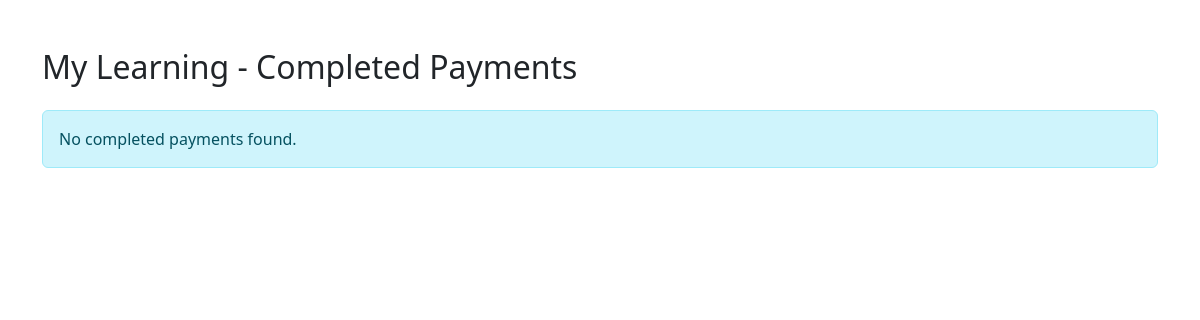
/public/learning.php, run on an earlier commit of the app's database.
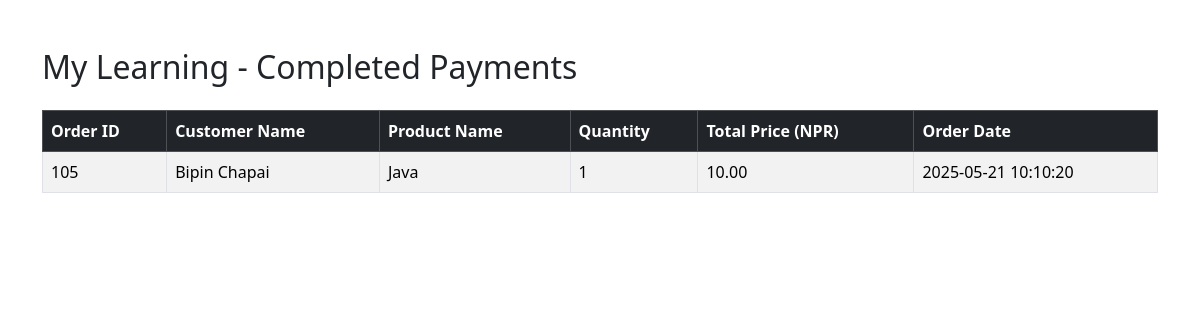
And on a later commit of the database.
### tables this page shows
CREATE TABLE `orders` (
  `id` int(11) NOT NULL,
  `product_id` int(11) NOT NULL,
  `product_name` varchar(255) NOT NULL,
  `price` decimal(10,2) NOT NULL,
  `quantity` int(11) NOT NULL,
  `total_price` decimal(10,2) NOT NULL,
  `customer_name` varchar(255) NOT NULL,
  `customer_email` varchar(255) NOT NULL,
  `customer_phone` varchar(15) NOT NULL,
  `customer_address` text NOT NULL,
  `order_date` timestamp NOT NULL DEFAULT current_timestamp(),
  `payment_status` enum('pending','completed') DEFAULT 'pending',
  `purchase_order_id` varchar(100) DEFAULT NULL
);

### public/learning.php (the view, shortened to what this page needs)
<?php
include('../includes/config.php');
$stmt = $con->prepare("SELECT * FROM orders WHERE payment_status = 'completed' ORDER BY order_date DESC");
$stmt->execute();
$result = $stmt->get_result();
$completedOrders = $result->fetch_all(MYSQLI_ASSOC);
?>
<!DOCTYPE html>
<html lang="en">
<head>
    <link rel="stylesheet" href="https://cdn.jsdelivr.net/npm/bootstrap@5.3.3/dist/css/bootstrap.min.css" />
</head>
<body>
<div class="container mt-5">
    <h2 class="mb-4">My Learning - Completed Payments</h2>
    <?php if (count($completedOrders) > 0): ?>
        <table class="table table-bordered table-striped">
            <thead class="table-dark">
                <tr>
                    <th>Order ID</th>
                    <th>Customer Name</th>
                    <th>Product Name</th>
                    <th>Quantity</th>
                    <th>Total Price (NPR)</th>
                    <th>Order Date</th>
                </tr>
            </thead>
            <tbody>
                <?php foreach ($completedOrders as $order): ?>
                    <tr>
                        <td><?= htmlspecialchars($order['id']) ?></td>
                        <td><?= htmlspecialchars($order['customer_name']) ?></td>
                        <td><?= htmlspecialchars($order['product_name']) ?></td>
                        <td><?= htmlspecialchars($order['quantity']) ?></td>
                        <td><?= number_format($order['total_price'], 2) ?></td>
                        <td><?= htmlspecialchars($order['order_date']) ?></td>
                    </tr>
                <?php endforeach; ?>
            </tbody>
        </table>
    <?php else: ?>
        <div class="alert alert-info">No completed payments found.</div>
    <?php endif; ?>
</div>
</body>
</html>

What changed in the data, as far as the page shows it:
added orders: id "105", customer_name "Bipin Chapai", product_name "Java", quantity "1", total_price "10.00", order_date "2025-05-21 10:10:20"
Also different on the page:
text no longer shown: "No completed payments found."
text now shown: "Order ID Customer Name Product Name Quantity Total Price (NPR) Order Date"
